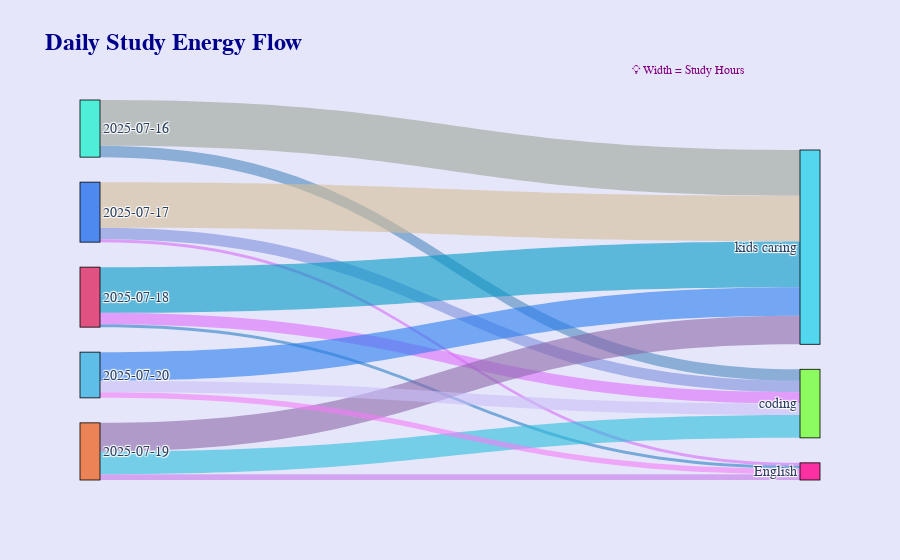

The notebook cell this image was saved under:
### Code cell
import pandas as pd
import plotly.graph_objects as go
import random

# Step 1: Load data
df = pd.read_csv("my_energy.csv", sep=';', decimal=',')

# Step 2: Filter by date range
start_date = '2025-07-16'
end_date = '2025-07-20'
df_filtered = df[(df['Date'] >= start_date) & (df['Date'] <= end_date)]

# Step 3: Prepare Sankey nodes and links
days = df_filtered['Date'].unique().tolist()
modules = df_filtered['Module'].unique().tolist()
nodes = days + modules

# Generate vibrant colors
def generate_colors(n):
    return [f'hsl({random.randint(0, 360)}, {random.randint(70, 100)}%, {random.randint(50, 70)}%)' 
            for _ in range(n)]

node_colors = generate_colors(len(nodes))
link_colors = [f'rgba({random.randint(0, 255)}, {random.randint(100, 200)}, {random.randint(150, 255)}, 0.6)'
               for _ in range(len(df_filtered))]

# Map names to index
node_indices = {name: idx for idx, name in enumerate(nodes)}

# Step 4: Create flows
source = [node_indices[row['Date']] for _, row in df_filtered.iterrows()]
target = [node_indices[row['Module']] for _, row in df_filtered.iterrows()]
values = df_filtered['Hours'].tolist()

# Step 5: Plot Sankey diagram
fig = go.Figure(data=[go.Sankey(
    node=dict(
        pad=25,
        thickness=20,
        line=dict(color='black', width=0.8),
        label=nodes,
        color=node_colors,
        hovertemplate='%{label}<extra></extra>'
    ),
    link=dict(
        source=source,
        target=target,
        value=values,
        color=link_colors,
        hovertemplate='%{source.label} → %{target.label}<br>Hours: %{value}<extra></extra>'
    ))
])

# Visual enhancements
fig.update_layout(
    title_text="<b>Daily Study Energy Flow</b>",
    title_font=dict(size=24, color='darkblue', family="Arial Black"),
    font=dict(size=14, family="Verdana"),
    plot_bgcolor='rgba(245,245,255,0.9)',
    paper_bgcolor='lavender',
    hoverlabel=dict(
        bgcolor="white",
        font_size=14,
        font_family="Rockwell"
    )
)

# Add annotation
fig.add_annotation(
    text="💡 Width = Study Hours",
    x=0.9, y=1.1,
    showarrow=False,
    font=dict(size=12, color="purple")
)

fig.show()

### Figure 1 — Plotly figure (JSON) as saved in the notebook; plotly's stock layout.template omitted (floating-point values rounded to 4 significant figures)
{"data": [{"link": {"color": ["rgba(78, 137, 191, 0.6)", "rgba(110, 200, 161, 0.6)", "rgba(155, 163, 151, 0.6)", "rgba(126, 144, 221, 0.6)", "rgba(214, 107, 246, 0.6)", "rgba(214, 191, 150, 0.6)", "rgba(44, 128, 195, 0.6)", "rgba(221, 109, 250, 0.6)", "rgba(1, 154, 197, 0.6)", "rgba(198, 123, 233, 0.6)", "rgba(43, 190, 220, 0.6)", "rgba(138, 104, 170, 0.6)", "rgba(243, 126, 247, 0.6)", "rgba(201, 190, 249, 0.6)", "rgba(41, 126, 239, 0.6)"], "hovertemplate": "%{source.label} → %{target.label}<br>Hours: %{value}<extra></extra>", "source": [0, 0, 0, 1, 1, 1, 2, 2, 2, 3, 3, 3, 4, 4, 4], "target": [5, 6, 7, 5, 6, 7, 6, 5, 7, 6, 5, 7, 6, 5, 7], "value": [2, 0, 8, 2, 0.5, 8, 0.5, 2, 8, 1, 4, 5, 1, 2, 5]}, "node": {"color": ["hsl(172, 82%, 62%)", "hsl(218, 83%, 62%)", "hsl(340, 71%, 60%)", "hsl(18, 79%, 63%)", "hsl(198, 74%, 64%)", "hsl(103, 95%, 68%)", "hsl(327, 97%, 59%)", "hsl(189, 83%, 63%)"], "hovertemplate": "%{label}<extra></extra>", "label": ["2025-07-16", "2025-07-17", "2025-07-18", "2025-07-19", "2025-07-20", "coding", "English", "kids caring"], "line": {"color": "black", "width": 0.8}, "pad": 25, "thickness": 20}, "type": "sankey"}], "layout": {"annotations": [{"font": {"color": "purple", "size": 12}, "showarrow": false, "text": "💡 Width = Study Hours", "x": 0.9, "y": 1.1}], "font": {"family": "Verdana", "size": 14}, "hoverlabel": {"bgcolor": "white", "font": {"family": "Rockwell", "size": 14}}, "paper_bgcolor": "lavender", "plot_bgcolor": "rgba(245,245,255,0.9)", "title": {"font": {"color": "darkblue", "family": "Arial Black", "size": 24}, "text": "<b>Daily Study Energy Flow</b>"}}}
